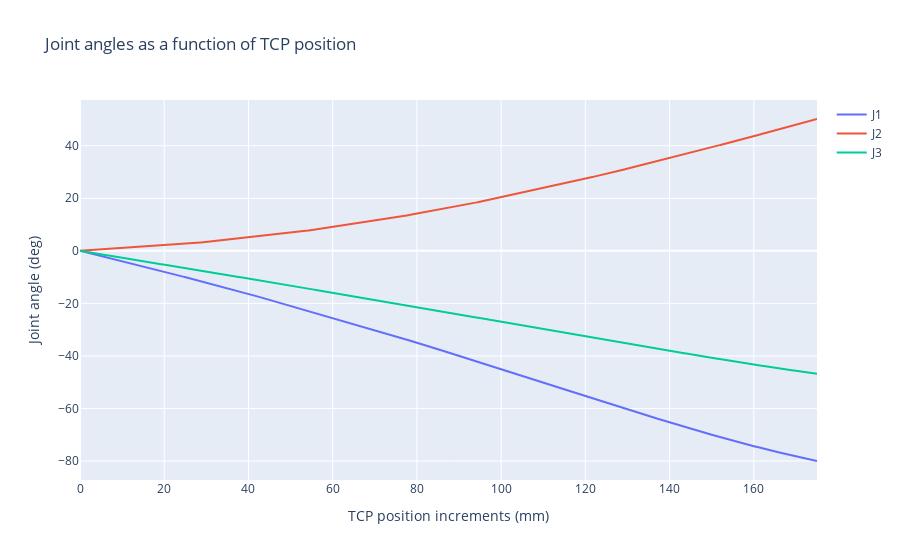

Write notebook code for a chart like this one.
### Code cell
r = 200
h = 300
s = 140
k = 500
Zt = 0

robot = DeltaRobot(r, h, s, k, Zt)
TCP_increments = np.linspace(0, 175, 1000)
starting_TCP = [0,0,-347]
#starting_angles = DeltaRobot.calculate_inv_kinematics(starting_TCP[0], starting_TCP[1], starting_TCP[2])

# Plotting the joint angles as a function of TCP position
J1 = []
J2 = []
J3 = []
for i in range(len(TCP_increments)):
    TCP = starting_TCP + TCP_increments[i]
    angles = robot.calculate_inv_kinematics(TCP[0], TCP[1], TCP[2])
    J1.append(angles[0])
    J2.append(angles[1])
    J3.append(angles[2])


# plt.plot(TCP_increments, J1, label="J1")
# plt.plot(TCP_increments, J2, label="J2")
# plt.plot(TCP_increments, J3, label="J3")
# plt.xlabel("TCP position increments (mm)")
# plt.ylabel("Joint angle (deg)")
# plt.title("Joint angles as a function of TCP position")
# plt.legend()
# plt.show()

# Using plotly to plot above
fig = go.Figure()
fig.add_trace(go.Scatter(x=TCP_increments, y=J1, name="J1"))
fig.add_trace(go.Scatter(x=TCP_increments, y=J2, name="J2"))
fig.add_trace(go.Scatter(x=TCP_increments, y=J3, name="J3"))
fig.update_layout(title="Joint angles as a function of TCP position", xaxis_title="TCP position increments (mm)", yaxis_title="Joint angle (deg)")
fig.show()

### Figure 1 — Plotly figure (JSON) as saved in the notebook; plotly's stock layout.template omitted (floating-point values rounded to 4 significant figures; data arrays with more than 128 entries replaced by an {"elided": "..."} marker saying what was removed)
{"data": [{"name": "J1", "type": "scatter", "x": {"elided": "1000 float values"}, "y": {"elided": "1000 float values"}}, {"name": "J2", "type": "scatter", "x": {"elided": "1000 float values"}, "y": {"elided": "1000 float values"}}, {"name": "J3", "type": "scatter", "x": {"elided": "1000 float values"}, "y": {"elided": "1000 float values"}}], "layout": {"title": {"text": "Joint angles as a function of TCP position"}, "xaxis": {"title": {"text": "TCP position increments (mm)"}}, "yaxis": {"title": {"text": "Joint angle (deg)"}}}}
